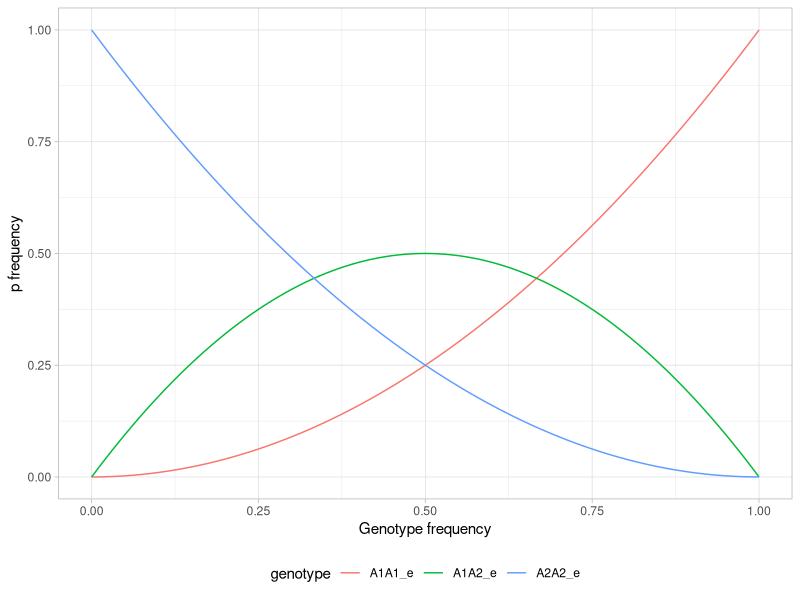
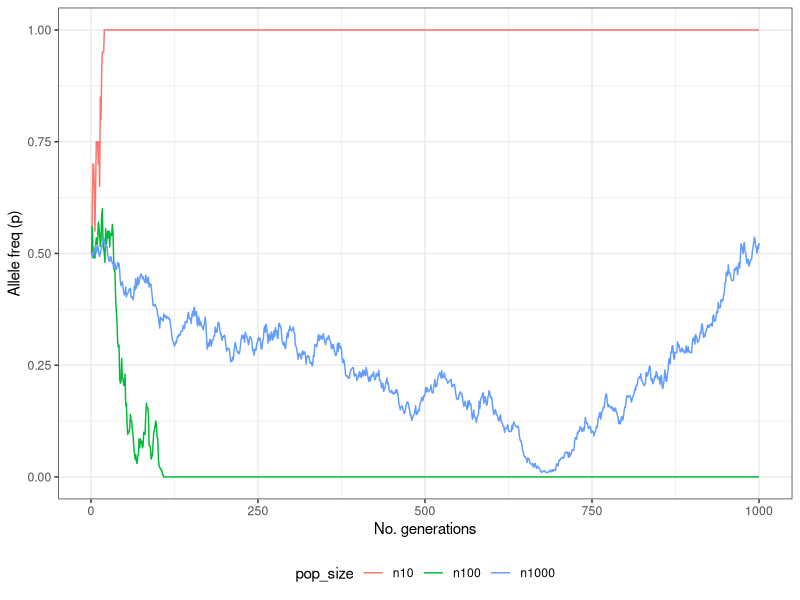

Here is the R script that generated these plots, in order:
## ---- chunk 1

## ---- chunk 2
x <- seq(2, 20, 2)
x
## ---- chunk 3
x * 5
## ---- chunk 4
for (element in 1:10){
  print(element)
}
## ---- chunk 5
for(element in x){
  print(element * 5)
}
## ---- chunk 6
animals <- c("cat", "dog", "horse", "badger", "unicorn")

for (animal in animals){
  print(animal)
}
## ---- chunk 7
score <- c("good", "great", "fine", "best", "probably not real")

# looping over both animals and score
# note the use of 1:length(animals) instead of 1:5

for (index in 1:length(animals)){
  # paste together the current element in animals and score
  # grading will be overwritten every round of the loop
  grading <- paste(animals[index], "is", score[index])
  print(grading)
}

## ---- chunk 8
for (index in 2:length(animals)){ #note: starting on 2
  friends <- paste(animals[index], "and", animals[index - 1], "are friends")
  print(friends)
}
## ---- chunk 9
x <- seq(2, 20, 2)
## ---- chunk 10
for (index in 2:length(x)){
  added <- x[index] + x[index - 1]
  print(added)
}
## ---- chunk 11
# repeat 0, 10 times
results <- rep(NA, 10)

# to ensure that results is the same length as x, we should instead write:
results <- rep(NA, length(x))
## ---- chunk 12
for (index in 2:length(x)){
  results[index] <- x[index] + x[index - 1]
}
## ---- chunk 13
results
## ---- chunk 14
library(tidyverse)
## ---- chunk 15
# generate a range for p
p <- seq(0, 1, 0.01)
# and also for q
q <- 1 - p
## ---- chunk 16
# generate the expected genotype frequencies
A1A1_e <- p^2
A1A2_e <- 2 * (p * q)
A2A2_e <- q^2
## ---- chunk 17
# arrange allele frequencies into a tibble/data.frame
geno_freq <- data.frame(p, q, A1A1_e, A1A2_e, A2A2_e)
## ---- chunk 18
# Use pivot_longer to reshape the data.frame for straightforward plotting
geno_freq <- pivot_longer(geno_freq, c(A1A1_e, A1A2_e, A2A2_e), 
                          names_to = "genotype", 
                          values_to = "freq")
## ---- chunk 19
# plot the expected genotype frequencies
a <- ggplot(geno_freq, aes(p, freq, colour = genotype)) + 
  geom_line() +
  labs(x = "Genotype frequency", y = "p frequency")

# print the plot with some theme options to make it pretty
a + theme_light() + theme(legend.position = "bottom")

## ---- chunk 20
# numbers of genotypes
A1A1 <- 80
A1A2 <- 15
A2A2 <- 55
# make into a vector
observed <- c(A1A1, A1A2, A2A2)
## ---- chunk 21
# calculate total number of alleles
n <- 2*sum(observed)
# calculate frequency of A1 or p
p <- (2*(A1A1) + A1A2)/n
# calculate frequency of A2 or q
q <- (2*(A2A2) + A1A2)/n
# print frequencies to screen
c(p, q)
## ---- chunk 22
# generate the expected genotype frequencies
A1A1_e <- p^2
A1A2_e <- 2 * (p * q)
A2A2_e <- q^2
# combine into a vector
expected_freq <- c(A1A1_e, A1A2_e, A2A2_e)
## ---- chunk 23
# calculate observed genotype frequencies
expected <- expected_freq * 150
## ---- chunk 24
# combine observed and expected frequencies into a matrix
mydata <- cbind(observed, expected)
# add rownames
rownames(mydata) <- c("A1A1", "A1A2", "A2A2")

mydata
## ---- chunk 25
# perform a chi-squared test
mychi <- chisq.test(observed, p = expected_freq)
## ---- chunk 26
mychi
## ---- chunk 27
# set population size
N <- 8
# set allele frequency
p <- 0.5 
# recreate coin flipping experiment using binomial sampling
nA1 <- rbinom(1, size = 2*N, prob = p)
## ---- chunk 28
# calculate p in generation 2
p2 <- nA1/(2*N)
## ---- chunk 29
# draw a new random sample
nA1 <- rbinom(1, size = 2*N, prob = p2)
# calculate p in generation 3
p3 <- nA1/(2*N)
p3
## ---- chunk 30
# draw a new random sample
nA1 <- rbinom(1, size = 2*N, prob = p3)
# calculate p in generation 4
p4 <- nA1/(2*N)
p4

# draw a new random sample
nA1 <- rbinom(1, size = 2*N, prob = p4)
# calculate p in generation 5
p5 <- nA1/(2*N)
p5

# draw a new random sample
nA1 <- rbinom(1, size = 2*N, prob = p5)
# calculate p in generation 5
p6 <- nA1/(2*N)
p6

# and so on ...
## ---- chunk 31
# set population size
N <- 8

# set number of generations
ngen <- 100

# set initial frequency of A1
p_init <- 0.5

# create vector for storing results
p <- rep(NA, ngen)
# set first element to initial p
p[1] <- p_init


for (i in 2:ngen){
  # sample number of A1 alleles based on p in previous generation
  nA1 <- rbinom(1, 2*N, p[i-1])
  
  # set frequency of A1 as p in the current generation
  p[i] <- nA1 / (2*N)
}

p
## ---- chunk 32
# Population size 10
N <- 10
ngen <- 1000
p_init <- 0.5

n10 <- rep(NA, ngen)
n10[1] <- p_init

for (i in 2:ngen){
  nA1 <- rbinom(1, 2*N, n10[i-1])
  n10[i] <- nA1 / (2*N)
}
## ---- chunk 33
# Population size 100
N <- 100
ngen <- 1000
p_init <- 0.5

n100 <- rep(NA, ngen)
n100[1] <- p_init

for (i in 2:ngen){
  nA1 <- rbinom(1, 2*N, n100[i-1])
  n100[i] <- nA1 / (2*N)
}
## ---- chunk 34
# Population size 1000
N <- 1000
ngen <- 1000
p_init <- 0.5

n1000 <- rep(NA, ngen)
n1000[1] <- p_init

for (i in 2:ngen){
  nA1 <- rbinom(1, 2*N, n1000[i-1])
  n1000[i] <- nA1 / (2*N)
}
## ---- chunk 35
# get number of generations
g <- seq(1, 1000, 1)

# combine into a data.frame
mydrift <- data.frame(g, n10, n100, n1000)
## ---- chunk 36
# use pivot_longer to get data ready for plotting
mydrift_long <- pivot_longer(mydrift, -g, names_to = "pop_size", values_to = "p")
## ---- chunk 37
# plot data
p <- ggplot(mydrift_long, aes(g, p, colour = pop_size)) +
  geom_line() +
  labs(x = "No. generations", y = "Allele freq (p)")

# print nicely with some theme options
p + theme_bw() + theme(legend.position = "bottom") 
